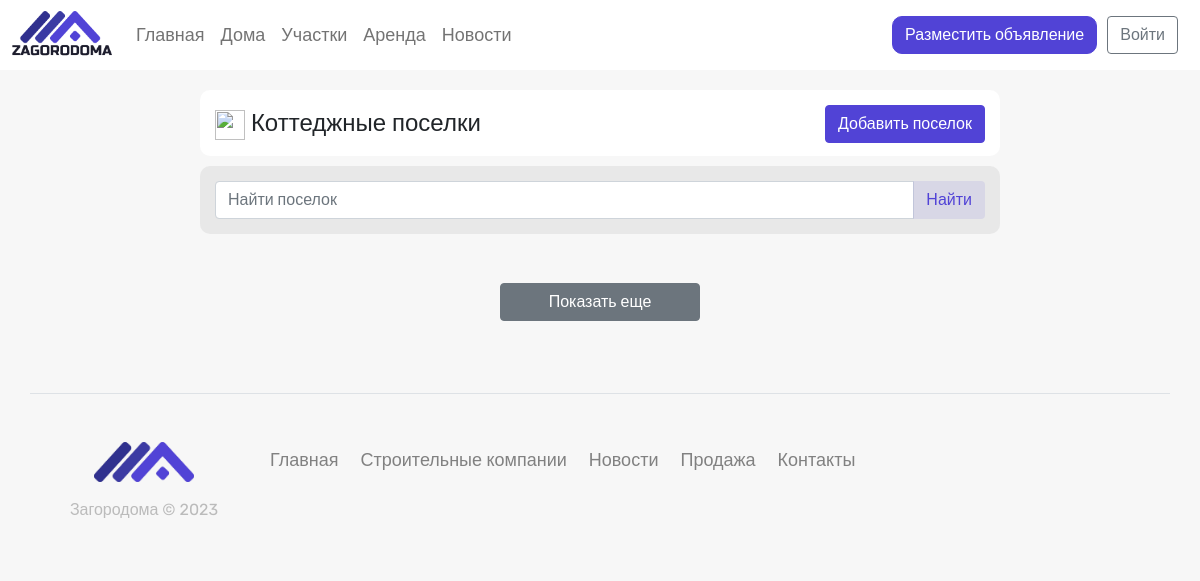
Page /village on the earlier database version.
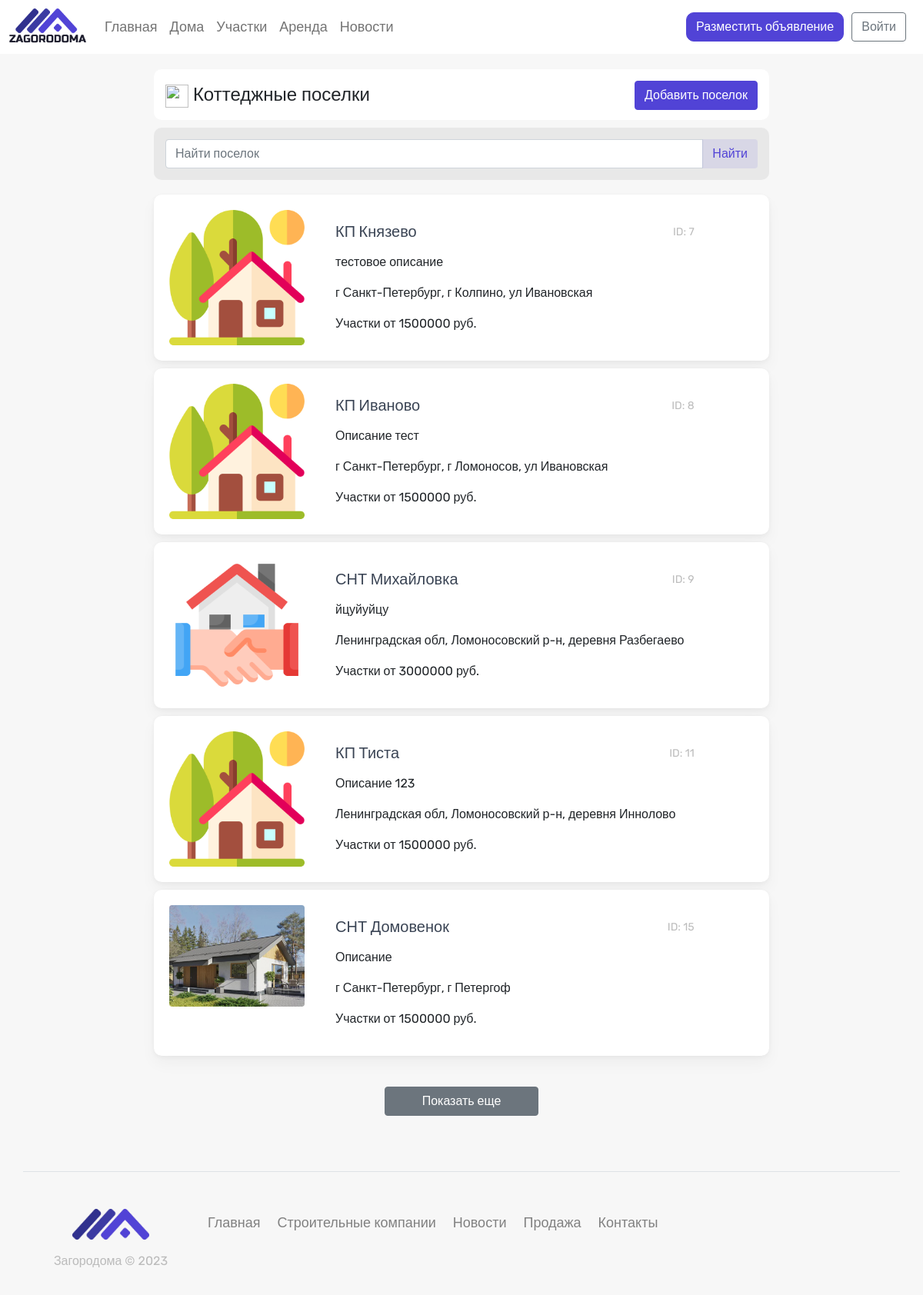
Same page on the later database version.
### posts/models.py (models this page shows, shortened)
class Cottvill(models.Model):
    title = models.TextField(max_length=200, unique=True, db_index=True, verbose_name='Название поселка', blank=True, null=True)
    slug = models.SlugField(max_length=50, unique=True, db_index=True, verbose_name='URL поселка')
    developer = models.TextField(max_length=100, verbose_name='Застройщик', blank=True, null=True)
    url = models.TextField(max_length=100 , verbose_name='Сайт поселка', blank=True, null=True)
    adress = models.TextField(max_length=800 , verbose_name='Адрес поселка', blank=True, null=True)
    status_land = models.ForeignKey('Land_status', on_delete=models.CASCADE, verbose_name='Статус земли', blank=True, null=True)
    col_area = models.IntegerField(verbose_name='Количество участков', blank=True, null=True)
    min_area = models.IntegerField(verbose_name='Минимальная площадь участка', blank=True, null=True)
    max_area = models.IntegerField(verbose_name='Максимальная площадь участка', blank=True, null=True)
    price_area = models.IntegerField(verbose_name='Цена участка', blank=True, null=True)
    сommunications = models.TextField(max_length=15 , verbose_name='Коммуникации', blank=True, null=True)
    body = models.TextField(max_length=9000 , verbose_name='Описание', blank=True, null=True)
    house_price_min = models.TextField(max_length=20 , verbose_name='Минимальная цена дома', blank=True, null=True)
    house_price_max = models.TextField(max_length=20 , verbose_name='Максимальная цена дома', blank=True, null=True)
    col_house = models.TextField(max_length=4 , verbose_name='Количество домов', blank=True, null=True)
    payment = models.TextField(max_length=20 , verbose_name='Ежемесячные взносы', blank=True, null=True)
    published = models.BooleanField(verbose_name='Опубликован', default=False)
    main_slider = models.BooleanField(verbose_name='На главном слайдере', default=False)
    img = models.ImageField(upload_to=images_directory_path, blank=True)
    author = models.ForeignKey(User, on_delete=models.CASCADE, verbose_name='Автор', related_name='user')
    class Meta :
        verbose_name = 'Поселок'
        verbose_name_plural = 'Поселки'

### posts/views.py (the view)
# urls.py: path('village', VillageListView.as_view(), name='village'),
class VillageListView(generic.ListView):
    model = Cottvill
    template_name = 'village/village.html'
    context_object_name = 'village'
    def get_queryset(self):
        return Cottvill.objects.filter(published=True)[:6]
    def get_context_data(self, **kwargs):
        context = super().get_context_data(**kwargs)
        context['total_data'] = Cottvill.objects.filter(published=True).count()
        return context

### templates/village/village.html (shortened to what this page needs)
{% extends 'base.html' %}
{% load static %}
{% load mathfilters %}
{% block content %}
<div class="village-titile-category"><img src="/media/static/village-icon.png" width="30" height="30"> Коттеджные поселки <button type="button" class="btn btn-success" onclick="window.location.href = '{% url 'village_new' %}';" style="float: right;">Добавить поселок</button></div>
<div class="village-filter">
    <form class="d-flex" action="{% url 'village_search' %}" method="get">
        <div class="input-group">
            <input name="q" type="text" class="form-control" placeholder="Найти поселок" />
            <button class="btn" style="color: #5143d6 !important;background-color: rgb(82 68 216 / 10%) !important;" type="submit" id="button-addon2">Найти</button>
        </div>
    </form>
</div>
<div class="row row-cols-1 row-cols-sm-2 row-cols-md-3 g-3" id="filteredProducts" style="max-width: 1000px;margin: 15px;display: inline;" >
  {% for village in object_list %}
    <div class="card-village post-box">
        <div class="row">
            <div class="col-md-4" style="width: 200px;">
                {%  if village.img %}
                <img src="{{ village.img.url }}" class="img-fluid rounded" alt="{{village.title}} - zagorodoma.ru">
                {% else %}
                <img src="media/villages/default.png" class="img-fluid rounded" alt="{{village.title}} - zagorodoma.ru">
                {% endif %}
              </div>
              <div class="col-md-8">
                <div class="card-body">
                  <h5 class="card-title" style="float: left;"><a style="color:#3A4454;" href="{% url 'village_detail' village.slug %}">{{village.title}}</a></h5>
                  <p class="card-text" style="float: right;"><small class="text-muted">ID: {{village.id}}</small></p>
                  <p class="card-text" style="clear: both;">{{village.body}}</p>
                  <p class="card-text">{{ village.adress }}</p>
                  <div class="card-text">Участки от {{village.min_area|mul:village.price_area}} руб. </div>
                </div>
              </div>
        </div>
    </div>
  {% endfor %}
  <button type="button" id="loadMore" data-limit="6" data-total="{{total_data}}" class="btn btn-secondary btnload" style="margin: 0 auto;display: block;width: 200px;margin-top: 40px;">Показать еще</button>
</div>
{% endblock content %}

### templates/base.html (shortened to what this page needs)
{% load static %}
<!DOCTYPE html>
<html lang="ru">
<head>
    <link href="https://cdn.jsdelivr.net/npm/bootstrap@5.1.3/dist/css/bootstrap.min.css" rel="stylesheet">
    <link href="{% static 'css/style.css' %}" rel="stylesheet">
    <link href="{% static 'css/slick.css' %}" rel="stylesheet">
    <link href="{% static 'css/slick-theme.css' %}" rel="stylesheet">
    <link rel='stylesheet' href='https://cdn-uicons.flaticon.com/uicons-bold-rounded/css/uicons-bold-rounded.css'>
    <link rel='stylesheet' href='https://cdn-uicons.flaticon.com/uicons-regular-rounded/css/uicons-regular-rounded.css'>
    <link rel='stylesheet' href='https://cdn-uicons.flaticon.com/uicons-bold-straight/css/uicons-bold-straight.css'>
    <link rel='stylesheet' href='https://cdn-uicons.flaticon.com/uicons-brands/css/uicons-brands.css'>
    <link rel="stylesheet" href="https://cdn.jsdelivr.net/npm/bootstrap-icons@1.9.1/font/bootstrap-icons.css">
    <link href="https://cdn.jsdelivr.net/npm/suggestions-jquery@21.12.0/dist/css/suggestions.min.css" rel="stylesheet" />
    <link rel="stylesheet" href="http://code.ionicframework.com/ionicons/2.0.1/css/ionicons.min.css">
    <link href="https://cdnjs.cloudflare.com/ajax/libs/select2/4.0.4/css/select2.min.css" rel="stylesheet" />
    <link rel="stylesheet" href="https://maxcdn.bootstrapcdn.com/font-awesome/4.7.0/css/font-awesome.min.css">
</head>
<body>
    <header>
      <nav class="navbar navbar-expand-lg navbar-light bg-light">
        <div class="container-fluid">
          <a class="navbar-brand" href="{% url 'home' %}"><img src="/media/static/logo-v2.png" alt="zagorodoma.ru" width="100px"></a>
          <div class="collapse navbar-collapse" id="navbarSupportedContent">
            <ul class="navbar-nav me-auto mb-2 mb-lg-0">
              <li class="nav-item">
                <a class="nav-link" aria-current="page" href="{% url 'home' %}">Главная</a>
              </li>
              <li class="nav-item">
                <a class="nav-link" href="{% url 'doma' %}">Дома</a>
              </li>
              <li class="nav-item">
                <a class="nav-link" href="{% url 'ychastki' %}">Участки</a>
              </li>
              <li class="nav-item">
                <a class="nav-link" href="{% url 'rent' %}">Аренда</a>
              </li>
              <li class="nav-item">
                <a class="nav-link" href="{% url 'news' %}">Новости</a>
              </li>
            </ul>
            <div class="d-flex">
              {% if user.is_authenticated %}
              <button type="button" class="btn btn-success" onclick="window.location.href = '{% url 'post_new' %}';" style="margin-right: 10px;border-radius: 10px;"><i class="fi-rr-plus" style="font-size: 11px;"></i> Разместить объявление</button>
              <li class="nav-item ms-3 dropdown">
                {% if user.profile.photo %}
                <a class="avatar avatar-sm p-0" href="#" id="profileDropdown" role="button" data-bs-auto-close="outside" data-bs-display="static" data-bs-toggle="dropdown" aria-expanded="false">
                  <img height=40 width=40 style="margin-top: 3px;" class="rounded-circle" src="{{ user.profile.photo.url|default_if_none:'/media/users/profile/default/default-icon.png' }}" alt="avatar">
                </a>
                {% else %}
                <img src="\media\users\profile\default\default-icon.png" height=40 width=40 style="margin-top: 3px;" class="rounded-circle">
                {% endif %}
                <a id="profileDropdown" role="button" data-bs-auto-close="outside" data-bs-display="static" data-bs-toggle="dropdown" aria-expanded="false" style="float: right;margin-top: -7px;margin-left: -7px;" class="nav-link active" aria-current="page" href="{% url 'user_profile' user.id %}"><div class="username">{{ user.username }} </div></a>
                <ul class="dropdown-menu dropdown-animation dropdown-menu-end shadow pt-3" aria-labelledby="profileDropdown">
                  <li class="px-3 mb-3">
                    <div class="d-flex align-items-center">
                      <div class="avatar me-3">
                        {% if user.profile.photo %}
                        <img height=40 width=40 style="margin-top: 3px;" class="rounded-circle" src="{{ user.profile.photo.url|default_if_none:'/media/users/profile/default/default-icon.png' }}" alt="avatar">
                        {% else %}
                        <img height=40 width=40 style="margin-top: 3px;" class="rounded-circle" src="/media/users/profile/default/default-icon.png" alt="avatar">
                        {% endif %}
                      </div>
                      <div>
                        <a class="h6 mt-2 mt-sm-0" style="color: #3a4454;" href="{% url 'user_profile' user.id %}">{{ user.first_name }} {{ user.last_name }} </a>
                        <p class="small m-0" style="color: #adb5bd;" >{{ user.email }}</p>
                      </div>
                    </div>
                  </li>
                  <li style="color: #e9e9e9;"> <hr class="dropdown-divider"></li>
                  <li><a class="dropdown-item" href="{% url 'user_profile' user.id %}"><i class="bi bi-bookmark-check fa-fw me-2"></i>Мои профиль</a></li>
                  <li><a class="dropdown-item" href="{% url 'my_posts' %}"><i class="bi bi-card-image fa-fw me-2"></i>Мои объявления</a></li>
                  <li><a class="dropdown-item" href="{% url 'favourite_list' %}"><i class="bi bi-heart fa-fw me-2"></i>Избранное</a></li>
                  <li><a class="dropdown-item" href="gh"><i class="bi bi-info-circle fa-fw me-2"></i>Уведомления</a></li>
                  <li><a class="dropdown-item bg-danger-soft-hover" href="{% url 'logout' %}"><i class="bi bi-power fa-fw me-2"></i>Выйти</a></li>
                  {% else %}
                  <button type="button" data-bs-toggle="modal" data-bs-target="#staticBackdrop" class="btn btn-success" style="margin-right: 10px;border-radius: 10px;"> Разместить объявление</button>
                    <button type="button" style="margin-right: 10px;" class="btn btn-outline-secondary" onclick="window.location.href = '{% url 'login' %}';">Войти</button>
                  {% endif %}
            </div>
          </div>
        </div>
      </nav>
      {% block content %}
      {% endblock content %}
</body>
{% include "static/footer.html" %}

### templates/static/footer.html (shortened to what this page needs)
<div class="container">
    <footer class="row row-cols-1 row-cols-sm-2 row-cols-md-5 py-5 my-5 border-top" style="padding-bottom: 0rem!important;margin-bottom: 0rem!important;">
      <div class="col mb-3" style="text-align: center;">
        <a href="/" class="d-flex align-items-center mb-3 link-dark text-decoration-none">
          <img src="/media/static/footer-logo.svg" width="100" style="display: block;margin: 0 auto;">
        </a>
        <p class="text-muted">Загородома © 2023</p>
      </div>
      <div class="links">
        <a href="/" title="Главная">Главная</a>
        <a href="{% url 'catalog' %}" title="Строительные компании">Строительные компании</a>
        <a href="{% url 'news' %}" title="Новости">Новости</a>
        <a href="{% url 'sales' %}" title="Продажа">Продажа</a>
        <a href="" title="Контакты">Контакты</a>
    </div>
    </footer>
  </div>

### static/css/style.css (style rules this page uses)
body { font-family: 'Rubik', sans-serif !important ; background-color: #f7f7f7 !important; }
.bg-light { background-color: white !important; height: 70px; }
a { text-decoration: none !important; }
.btn-success { color: #fff; background-color: #5143d6 !important ; border-color: #5143d6 !important ; }
.text-muted { --bs-text-opacity: 1; color: #adadadcf!important; }
li { display: list-item; text-align: -webkit-match-parent; list-style-type: none; }
.nav-link { display: block; padding: 0.5rem 1rem; color: #545454; text-decoration: none; font-size: 18px; transition: color .15s ease-in-out,background-color .15s ease-in-out,border-color .15s ease-in-out; }
.mb-3 { margin-bottom: 1rem !important; }
.card-village { width: 800px; margin: 0 auto; margin-top: 10px; background: white; padding: 20px; border-radius: 10px; box-shadow: 0 10px 20px #0000000a, 0 2px 6px #0000000a, 0 0 1px #0000000a !important; }
.village-titile-category { margin: 0 auto; font-size: 24px; max-width: 800px; margin-top: 20px; padding: 15px; border-radius: 10px; background: white; margin-bottom: -15px; }
.village-filter { background-color: #95959526; margin: 0 auto; max-width: 800px; margin-top: 25px; padding: 15px; border-radius: 10px; margin-bottom: -15px; }
.links { margin: 0 auto; height: 36px; line-height: 36px; width: 80%; }
footer .links a { font-size: 18px; color: #818181; display: block; margin: 0 22px 0 0; float: left; border: none; }

Differences in the rows shown:
now on this page (row edited): Cottvill: title "КП Князево", id "7", body "тестовое описание", adress "г Санкт-Петербург, г Колпино, ул Ивановская", min_area|mul "1500000"
now on this page (row edited): Cottvill: title "КП Иваново", id "8", body "Описание тест", adress "г Санкт-Петербург, г Ломоносов, ул Ивановская", min_area|mul "1500000"
now on this page (row edited): Cottvill: img (picture), title "СНТ Михайловка", id "9", body "йцуйуйцу", adress "Ленинградская обл, Ломоносовский р-н, деревня Разбегаево", min_area|mul "3000000"
now on this page (row edited): Cottvill: title "КП Тиста", id "11", body "Описание 123", adress "Ленинградская обл, Ломоносовский р-н, деревня Иннолово", min_area|mul "1500000"
now on this page (row edited): Cottvill: img (picture), title "СНТ Домовенок", id "15", body "Описание", adress "г Санкт-Петербург, г Петергоф", min_area|mul "1500000"
